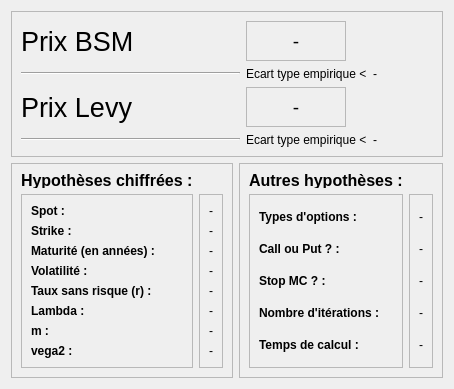
      <widget class="QWidget" name="tab">
       <attribute name="title">
        <string>Résultats</string>
       </attribute>
       <layout class="QGridLayout" name="gridLayout_5">
        <item row="1" column="0">
         <widget class="QFrame" name="frame">
          <property name="frameShape">
           <enum>QFrame::StyledPanel</enum>
          </property>
          <property name="frameShadow">
           <enum>QFrame::Raised</enum>
          </property>
          <layout class="QGridLayout" name="gridLayout_6">
           <item row="1" column="1">
            <widget class="QFrame" name="frame_5">
             <property name="font">
              <font>
               <family>Tahoma</family>
              </font>
             </property>
             <property name="frameShape">
              <enum>QFrame::StyledPanel</enum>
             </property>
             <property name="frameShadow">
              <enum>QFrame::Raised</enum>
             </property>
             <layout class="QVBoxLayout" name="verticalLayout_2">
              <item>
               <widget class="QLabel" name="lSpot">
                <property name="font">
                 <font>
                  <family>Tahoma</family>
                 </font>
                </property>
                <property name="text">
                 <string>-</string>
                </property>
               </widget>
              </item>
              <item>
               <widget class="QLabel" name="lStrike">
                <property name="font">
                 <font>
                  <family>Tahoma</family>
                 </font>
                </property>
                <property name="text">
                 <string>-</string>
                </property>
               </widget>
              </item>
              <item>
               <widget class="QLabel" name="lExpiry">
                <property name="font">
                 <font>
                  <family>Tahoma</family>
                 </font>
                </property>
                <property name="text">
                 <string>-</string>
                </property>
               </widget>
              </item>
              <item>
               <widget class="QLabel" name="lsigma2">
                <property name="font">
                 <font>
                  <family>Tahoma</family>
                 </font>
                </property>
                <property name="text">
                 <string>-</string>
                </property>
               </widget>
              </item>
              <item>
               <widget class="QLabel" name="tr">
                <property name="font">
                 <font>
                  <family>Tahoma</family>
                 </font>
                </property>
                <property name="text">
                 <string>-</string>
                </property>
               </widget>
              </item>
              <item>
               <widget class="QLabel" name="llambda">
                <property name="font">
                 <font>
                  <family>Tahoma</family>
                 </font>
                </property>
                <property name="text">
                 <string>-</string>
                </property>
               </widget>
              </item>
              <item>
               <widget class="QLabel" name="lm">
                <property name="font">
                 <font>
                  <family>Tahoma</family>
                 </font>
                </property>
                <property name="text">
                 <string>-</string>
                </property>
               </widget>
              </item>
              <item>
               <widget class="QLabel" name="lvega2">
                <property name="font">
                 <font>
                  <family>Tahoma</family>
                 </font>
                </property>
                <property name="text">
                 <string>-</string>
                </property>
               </widget>
              </item>
             </layout>
            </widget>
           </item>
           <item row="1" column="0">
            <widget class="QFrame" name="frame_4">
             <property name="font">
              <font>
               <family>Tahoma</family>
              </font>
             </property>
             <property name="frameShape">
              <enum>QFrame::StyledPanel</enum>
             </property>
             <property name="frameShadow">
              <enum>QFrame::Raised</enum>
             </property>
             <layout class="QVBoxLayout" name="verticalLayout">
              <item>
               <widget class="QLabel" name="label_13">
                <property name="font">
                 <font>
                  <family>Tahoma</family>
                  <weight>75</weight>
                  <bold>true</bold>
                 </font>
                </property>
                <property name="text">
                 <string>Spot :</string>
                </property>
               </widget>
              </item>
              <item>
               <widget class="QLabel" name="label_12">
                <property name="font">
                 <font>
                  <family>Tahoma</family>
                  <weight>75</weight>
                  <bold>true</bold>
                 </font>
                </property>
                <property name="text">
                 <string>Strike :</string>
                </property>
               </widget>
              </item>
              <item>
               <widget class="QLabel" name="label_14">
                <property name="font">
                 <font>
                  <family>Tahoma</family>
                  <weight>75</weight>
                  <bold>true</bold>
                 </font>
                </property>
                <property name="text">
                 <string>Maturité (en années) :</string>
                </property>
               </widget>
              </item>
              <item>
               <widget class="QLabel" name="label_11">
                <property name="font">
                 <font>
                  <family>Tahoma</family>
                  <weight>75</weight>
                  <bold>true</bold>
                 </font>
                </property>
                <property name="text">
                 <string>Volatilité :</string>
                </property>
               </widget>
              </item>
              <item>
               <widget class="QLabel" name="label_8">
                <property name="font">
                 <font>
                  <family>Tahoma</family>
                  <weight>75</weight>
                  <bold>true</bold>
                 </font>
                </property>
                <property name="text">
                 <string>Taux sans risque (r) :</string>
                </property>
               </widget>
              </item>
              <item>
               <widget class="QLabel" name="label_10">
                <property name="font">
                 <font>
                  <weight>75</weight>
                  <bold>true</bold>
                 </font>
                </property>
                <property name="text">
                 <string>Lambda :</string>
                </property>
               </widget>
              </item>
              <item>
               <widget class="QLabel" name="label_9">
                <property name="font">
                 <font>
                  <family>Tahoma</family>
                  <weight>75</weight>
                  <bold>true</bold>
                 </font>
                </property>
                <property name="text">
                 <string>m :</string>
                </property>
               </widget>
              </item>
              <item>
               <widget class="QLabel" name="label_7">
                <property name="font">
                 <font>
                  <weight>75</weight>
                  <bold>true</bold>
                 </font>
                </property>
                <property name="text">
                 <string>vega2 :</string>
                </property>
               </widget>
              </item>
             </layout>
            </widget>
           </item>
           <item row="0" column="0">
            <widget class="QLabel" name="label_22">
             <property name="maximumSize">
              <size>
               <width>16777215</width>
               <height>15</height>
              </size>
             </property>
             <property name="font">
              <font>
               <family>Tahoma</family>
               <pointsize>12</pointsize>
               <weight>75</weight>
               <bold>true</bold>
              </font>
             </property>
             <property name="text">
              <string>Hypothèses chiffrées :</string>
             </property>
            </widget>
           </item>
          </layout>
         </widget>
        </item>
        <item row="1" column="1">
         <widget class="QFrame" name="frame_3">
          <property name="minimumSize">
           <size>
            <width>50</width>
            <height>40</height>
           </size>
          </property>
          <property name="frameShape">
           <enum>QFrame::StyledPanel</enum>
          </property>
          <property name="frameShadow">
           <enum>QFrame::Raised</enum>
          </property>
          <layout class="QGridLayout" name="gridLayout_7">
           <item row="1" column="1">
            <widget class="QFrame" name="frame_7">
             <property name="frameShape">
              <enum>QFrame::StyledPanel</enum>
             </property>
             <property name="frameShadow">
              <enum>QFrame::Raised</enum>
             </property>
             <layout class="QVBoxLayout" name="verticalLayout_4">
              <item>
               <widget class="QLabel" name="lOptionType">
                <property name="font">
                 <font>
                  <family>Tahoma</family>
                 </font>
                </property>
                <property name="text">
                 <string>-</string>
                </property>
               </widget>
              </item>
              <item>
               <widget class="QLabel" name="lCoP">
                <property name="font">
                 <font>
                  <family>Tahoma</family>
                 </font>
                </property>
                <property name="text">
                 <string>-</string>
                </property>
               </widget>
              </item>
              <item>
               <widget class="QLabel" name="SMC">
                <property name="font">
                 <font>
                  <family>Tahoma</family>
                 </font>
                </property>
                <property name="text">
                 <string>-</string>
                </property>
               </widget>
              </item>
              <item>
               <widget class="QLabel" name="lNumberOfPaths">
                <property name="text">
                 <string>-</string>
                </property>
               </widget>
              </item>
              <item>
               <widget class="QLabel" name="lsecondes">
                <property name="text">
                 <string>-</string>
                </property>
               </widget>
              </item>
             </layout>
            </widget>
           </item>
           <item row="1" column="0">
            <widget class="QFrame" name="frame_6">
             <property name="frameShape">
              <enum>QFrame::StyledPanel</enum>
             </property>
             <property name="frameShadow">
              <enum>QFrame::Raised</enum>
             </property>
             <layout class="QVBoxLayout" name="verticalLayout_3">
              <item>
               <widget class="QLabel" name="label_25">
                <property name="font">
                 <font>
                  <family>Tahoma</family>
                  <weight>75</weight>
                  <bold>true</bold>
                 </font>
                </property>
                <property name="text">
                 <string>Types d'options :</string>
                </property>
               </widget>
              </item>
              <item>
               <widget class="QLabel" name="label_26">
                <property name="font">
                 <font>
                  <family>Tahoma</family>
                  <weight>75</weight>
                  <bold>true</bold>
                 </font>
                </property>
                <property name="text">
                 <string>Call ou Put ? :</string>
                </property>
               </widget>
              </item>
              <item>
               <widget class="QLabel" name="label_28">
                <property name="font">
                 <font>
                  <family>Tahoma</family>
                  <weight>75</weight>
                  <bold>true</bold>
                 </font>
                </property>
                <property name="text">
                 <string>Stop MC ? :</string>
                </property>
               </widget>
              </item>
              <item>
               <widget class="QLabel" name="label_27">
                <property name="font">
                 <font>
                  <weight>75</weight>
                  <bold>true</bold>
                 </font>
                </property>
                <property name="text">
                 <string>Nombre d'itérations :</string>
                </property>
               </widget>
              </item>
              <item>
               <widget class="QLabel" name="label_24">
                <property name="font">
                 <font>
                  <weight>75</weight>
                  <bold>true</bold>
                 </font>
                </property>
                <property name="text">
                 <string>Temps de calcul : </string>
                </property>
               </widget>
              </item>
             </layout>
            </widget>
           </item>
           <item row="0" column="0">
            <widget class="QLabel" name="label_23">
             <property name="maximumSize">
              <size>
               <width>16777215</width>
               <height>15</height>
              </size>
             </property>
             <property name="font">
              <font>
               <family>Tahoma</family>
               <pointsize>12</pointsize>
               <weight>75</weight>
               <bold>true</bold>
              </font>
             </property>
             <property name="text">
              <string>Autres hypothèses :</string>
             </property>
            </widget>
           </item>
          </layout>
         </widget>
        </item>
        <item row="0" column="0" colspan="2">
         <widget class="QFrame" name="frame_2">
          <property name="maximumSize">
           <size>
            <width>16777215</width>
            <height>150</height>
           </size>
          </property>
          <property name="frameShape">
           <enum>QFrame::StyledPanel</enum>
          </property>
          <property name="frameShadow">
           <enum>QFrame::Raised</enum>
          </property>
          <layout class="QGridLayout" name="gridLayout_2">
           <item row="2" column="0">
            <widget class="QLabel" name="label_6">
             <property name="font">
              <font>
               <family>Tahoma</family>
               <pointsize>20</pointsize>
              </font>
             </property>
             <property name="text">
              <string>Prix Levy</string>
             </property>
            </widget>
           </item>
           <item row="1" column="5">
            <widget class="QLabel" name="VarEmpB">
             <property name="maximumSize">
              <size>
               <width>60</width>
               <height>16777215</height>
              </size>
             </property>
             <property name="font">
              <font>
               <pointsize>9</pointsize>
              </font>
             </property>
             <property name="text">
              <string>-</string>
             </property>
            </widget>
           </item>
           <item row="1" column="4">
            <widget class="QLabel" name="label_17">
             <property name="maximumSize">
              <size>
               <width>140</width>
               <height>16777215</height>
              </size>
             </property>
             <property name="font">
              <font>
               <pointsize>9</pointsize>
              </font>
             </property>
             <property name="text">
              <string>Ecart type empirique &lt;</string>
             </property>
            </widget>
           </item>
           <item row="0" column="0">
            <widget class="QLabel" name="label_5">
             <property name="font">
              <font>
               <family>Tahoma</family>
               <pointsize>20</pointsize>
              </font>
             </property>
             <property name="text">
              <string>Prix BSM</string>
             </property>
            </widget>
           </item>
           <item row="1" column="0">
            <widget class="Line" name="line_5">
             <property name="orientation">
              <enum>Qt::Horizontal</enum>
             </property>
            </widget>
           </item>
           <item row="3" column="5">
            <widget class="QLabel" name="VarEmpL">
             <property name="maximumSize">
              <size>
               <width>60</width>
               <height>16777215</height>
              </size>
             </property>
             <property name="font">
              <font>
               <pointsize>9</pointsize>
              </font>
             </property>
             <property name="text">
              <string>-</string>
             </property>
            </widget>
           </item>
           <item row="3" column="4">
            <widget class="QLabel" name="label_18">
             <property name="maximumSize">
              <size>
               <width>140</width>
               <height>16777215</height>
              </size>
             </property>
             <property name="font">
              <font>
               <pointsize>9</pointsize>
              </font>
             </property>
             <property name="text">
              <string>Ecart type empirique &lt;</string>
             </property>
            </widget>
           </item>
           <item row="2" column="4">
            <widget class="QLabel" name="RL">
             <property name="minimumSize">
              <size>
               <width>0</width>
               <height>40</height>
              </size>
             </property>
             <property name="maximumSize">
              <size>
               <width>100</width>
               <height>60</height>
              </size>
             </property>
             <property name="font">
              <font>
               <pointsize>14</pointsize>
              </font>
             </property>
             <property name="frameShape">
              <enum>QFrame::StyledPanel</enum>
             </property>
             <property name="lineWidth">
              <number>4</number>
             </property>
             <property name="text">
              <string>-</string>
             </property>
             <property name="textFormat">
              <enum>Qt::PlainText</enum>
             </property>
             <property name="alignment">
              <set>Qt::AlignCenter</set>
             </property>
            </widget>
           </item>
           <item row="3" column="0">
            <widget class="Line" name="line_8">
             <property name="orientation">
              <enum>Qt::Horizontal</enum>
             </property>
            </widget>
           </item>
           <item row="0" column="4">
            <widget class="QLabel" name="RB">
             <property name="minimumSize">
              <size>
               <width>0</width>
               <height>40</height>
              </size>
             </property>
             <property name="maximumSize">
              <size>
               <width>100</width>
               <height>60</height>
              </size>
             </property>
             <property name="font">
              <font>
               <family>Tahoma</family>
               <pointsize>14</pointsize>
              </font>
             </property>
             <property name="frameShape">
              <enum>QFrame::StyledPanel</enum>
             </property>
             <property name="lineWidth">
              <number>4</number>
             </property>
             <property name="text">
              <string>-</string>
             </property>
             <property name="textFormat">
              <enum>Qt::PlainText</enum>
             </property>
             <property name="alignment">
              <set>Qt::AlignCenter</set>
             </property>
            </widget>
           </item>
          </layout>
         </widget>
        </item>
       </layout>
      </widget>
